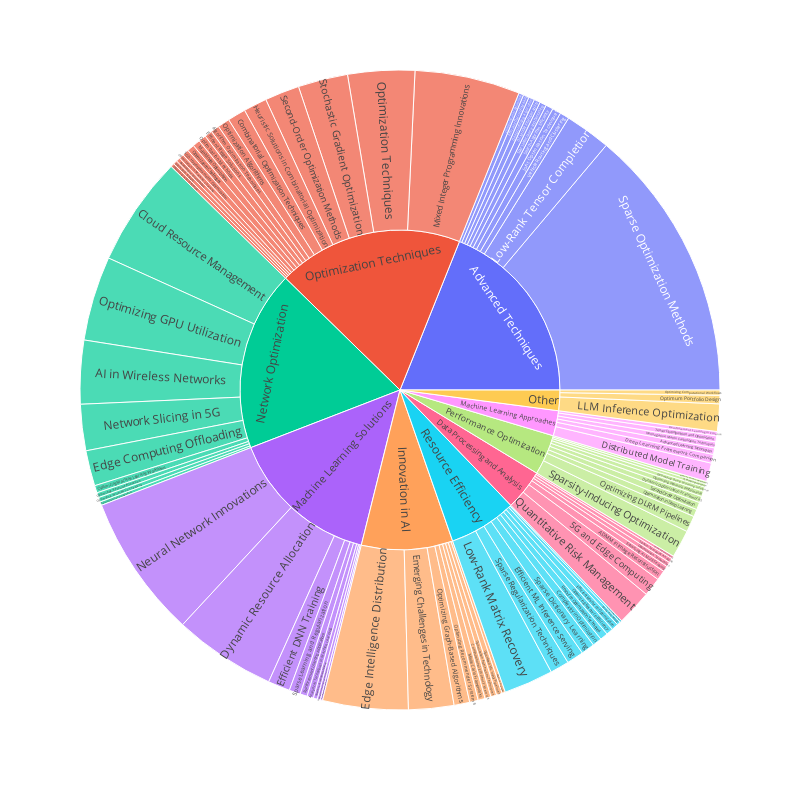

Here is the notebook cell this chart was saved with:
### Markdown cell above
You can see that topics are grouped.
Plotly has a perfect visual for seeing how topics relate to one another:

### Code cell
import plotly.express as px
from plotly.offline import iplot

fig = px.sunburst(df_topic, 
                  path=["topic_group_short_title", "short_title"], 
                  values="prevalence", 
                  hover_data=["topic_id"])

fig.update_layout(
    autosize=False,
    width=800,
    height=800,
)

fig.show()

### Figure 1 — Plotly figure (JSON) as saved in the notebook; plotly's stock layout.template omitted (floating-point values rounded to 4 significant figures)
{"data": [{"branchvalues": "total", "customdata": [[31], [28], [49], [85], [95], [5], [39], [42], [41], [29], [26], [60], [40], [77], [63], [64], [10], [44], [81], [88], [83], [94], [24], [52], [4], [34], [9], [87], [17], [27], [56], [74], [21], [14], [35], [7], [11], [89], [78], [12], [1], [84], [13], [37], [19], [8], [23], [51], [25], ["(?)"], ["(?)"], [15], [93], ["(?)"], [68], [47], [69], [30], [75], [61], [72], [90], [92], [20], [91], [38], [46], [18], [33], [76], [67], [50], [86], [16], [53], [79], [71], [3], [55], [32], [57], [2], [66], ["(?)"], [22], [45], [48], [54], [65], ["(?)"], ["(?)"], ["(?)"], ["(?)"], ["(?)"], ["(?)"], ["(?)"], ["(?)"], ["(?)"], ["(?)"]], "domain": {"x": [0, 1], "y": [0, 1]}, "hovertemplate": "labels=%{label}<br>prevalence=%{value}<br>parent=%{parent}<br>id=%{id}<br>topic_id=%{customdata[0]}<extra></extra>", "ids": ["Data Processing and Analysis/5G and Edge Computing", "Data Processing and Analysis/ADMM in Image Reconstruction", "Network Optimization/AI in Wireless Networks", "Performance Optimization/Adaptive Solvers and Methods", "Innovation in AI/Adaptive Strategies", "Machine Learning Approaches/Advanced Learning Techniques", "Optimization Techniques/Advanced Optimization Techniques", "Machine Learning Solutions/Adversarial Learning Techniques", "Optimization Techniques/Algorithm Optimization Techniques", "Machine Learning Solutions/Analytical Techniques in Machine Learning", "Network Optimization/Cloud Resource Management", "Optimization Techniques/Combinatorial Optimization Techniques", "Resource Efficiency/Complexity in Optimization", "Innovation in AI/Computational Efficiency Metrics", "Advanced Techniques/Computational Optimization", "Resource Efficiency/Cutting Plane Methods", "Advanced Techniques/DL Model Interoperability", "Performance Optimization/DL Model Optimization", "Machine Learning Approaches/Deep Learning Framework Comparison", "Advanced Techniques/Deep Unfolding Algorithms", "Machine Learning Approaches/Distributed Model Training", "Performance Optimization/Dynamic Optimization Frameworks", "Machine Learning Solutions/Dynamic Resource Allocation", "Network Optimization/Edge Computing Offloading", "Innovation in AI/Edge Intelligence Distribution", "Machine Learning Solutions/Efficient DNN Training", "Advanced Techniques/Efficient Decision-Making", "Resource Efficiency/Efficient ML Inference Serving", "Optimization Techniques/Efficient Optimization Techniques", "Resource Efficiency/Efficient Resource Optimization", "Optimization Techniques/Efficient Ridge Solutions", "Innovation in AI/Emerging Challenges in Technology", "Data Processing and Analysis/Enhancing AI Multi-Tenancy", "Machine Learning Solutions/Federated Learning Optimization", "Machine Learning Solutions/Generative AI and Decision Making", "Optimization Techniques/Heuristic Solutions in Combinatorial Optimization", "Advanced Techniques/Joint Optimization Techniques", "Other/LLM Inference Optimization", "Resource Efficiency/Low-Rank Matrix Recovery", "Advanced Techniques/Low-Rank Tensor Completion", "Optimization Techniques/Mixed Integer Programming Innovations", "Innovation in AI/Monte Carlo Frameworks", "Optimization Techniques/Multi-Model Optimization", "Network Optimization/Network Function Virtualization", "Network Optimization/Network Slicing in 5G", "Machine Learning Solutions/Neural Network Innovations", "Machine Learning Approaches/Nonnegative Matrix Factorization Techniques", "Data Processing and Analysis/Optimisation Techniques", "Innovation in AI/Optimization Acceleration Techniques", "Optimization Techniques/Optimization Algorithms", "Optimization Techniques/Optimization Challenges", "Optimization Techniques/Optimization Methods", "Optimization Techniques/Optimization Strategies", "Optimization Techniques/Optimization Techniques", "Performance Optimization/Optimization in Deep Learning", "Optimization Techniques/Optimization in Machine Learning", "Innovation in AI/Optimized ML Input Pipelines", "Other/Optimizing Computational Workflows", "Performance Optimization/Optimizing DLRM Pipelines", "Performance Optimization/Optimizing Deep Learning Inference", "Network Optimization/Optimizing GPU Utilization", "Innovation in AI/Optimizing Graph-Based Algorithms", "Performance Optimization/Optimizing Inference Performance", "Network Optimization/Optimizing Machine Learning Workflows", "Innovation in AI/Optimizing Recommender Systems", "Network Optimization/Optimizing Resource Allocation", "Resource Efficiency/Optimizing Resource Efficiency", "Network Optimization/Optimizing Wireless Connectivity", "Other/Optimum Portfolio Design", "Data Processing and Analysis/Quantitative Risk Management", "Machine Learning Solutions/Reinforcement Learning Applications", "Machine Learning Approaches/Reinforcement Learning in Finance", "Resource Efficiency/Resource Optimization Techniques", "Optimization Techniques/SGD Hyperparameter Optimization", "Advanced Techniques/Search Algorithm Efficiency", "Performance Optimization/Second-Order Optimization", "Optimization Techniques/Second-Order Optimization Methods", "Data Processing and Analysis/Secure Data Processing", "Resource Efficiency/Sparse Dictionary Learning", "Machine Learning Solutions/Sparse Learning and Regularization", "Advanced Techniques/Sparse Optimization Methods", "Advanced Techniques/Sparse Recovery and Denoising", "Resource Efficiency/Sparse Regularization Techniques", "Performance Optimization/Sparsity-Inducing Optimization", "Data Processing and Analysis/Spatio-Temporal Analysis", "Optimization Techniques/Stochastic Gradient Optimization", "Machine Learning Approaches/Tensor Decomposition and Optimization", "Resource Efficiency/Two-Stage Optimization Techniques", "Advanced Techniques/Vehicle Routing and Clustering", "Advanced Techniques", "Data Processing and Analysis", "Innovation in AI", "Machine Learning Approaches", "Machine Learning Solutions", "Network Optimization", "Optimization Techniques", "Other", "Performance Optimization", "Resource Efficiency"], "labels": ["5G and Edge Computing", "ADMM in Image Reconstruction", "AI in Wireless Networks", "Adaptive Solvers and Methods", "Adaptive Strategies", "Advanced Learning Techniques", "Advanced Optimization Techniques", "Adversarial Learning Techniques", "Algorithm Optimization Techniques", "Analytical Techniques in Machine Learning", "Cloud Resource Management", "Combinatorial Optimization Techniques", "Complexity in Optimization", "Computational Efficiency Metrics", "Computational Optimization", "Cutting Plane Methods", "DL Model Interoperability", "DL Model Optimization", "Deep Learning Framework Comparison", "Deep Unfolding Algorithms", "Distributed Model Training", "Dynamic Optimization Frameworks", "Dynamic Resource Allocation", "Edge Computing Offloading", "Edge Intelligence Distribution", "Efficient DNN Training", "Efficient Decision-Making", "Efficient ML Inference Serving", "Efficient Optimization Techniques", "Efficient Resource Optimization", "Efficient Ridge Solutions", "Emerging Challenges in Technology", "Enhancing AI Multi-Tenancy", "Federated Learning Optimization", "Generative AI and Decision Making", "Heuristic Solutions in Combinatorial Optimization", "Joint Optimization Techniques", "LLM Inference Optimization", "Low-Rank Matrix Recovery", "Low-Rank Tensor Completion", "Mixed Integer Programming Innovations", "Monte Carlo Frameworks", "Multi-Model Optimization", "Network Function Virtualization", "Network Slicing in 5G", "Neural Network Innovations", "Nonnegative Matrix Factorization Techniques", "Optimisation Techniques", "Optimization Acceleration Techniques", "Optimization Algorithms", "Optimization Challenges", "Optimization Methods", "Optimization Strategies", "Optimization Techniques", "Optimization in Deep Learning", "Optimization in Machine Learning", "Optimized ML Input Pipelines", "Optimizing Computational Workflows", "Optimizing DLRM Pipelines", "Optimizing Deep Learning Inference", "Optimizing GPU Utilization", "Optimizing Graph-Based Algorithms", "Optimizing Inference Performance", "Optimizing Machine Learning Workflows", "Optimizing Recommender Systems", "Optimizing Resource Allocation", "Optimizing Resource Efficiency", "Optimizing Wireless Connectivity", "Optimum Portfolio Design", "Quantitative Risk Management", "Reinforcement Learning Applications", "Reinforcement Learning in Finance", "Resource Optimization Techniques", "SGD Hyperparameter Optimization", "Search Algorithm Efficiency", "Second-Order Optimization", "Second-Order Optimization Methods", "Secure Data Processing", "Sparse Dictionary Learning", "Sparse Learning and Regularization", "Sparse Optimization Methods", "Sparse Recovery and Denoising", "Sparse Regularization Techniques", "Sparsity-Inducing Optimization", "Spatio-Temporal Analysis", "Stochastic Gradient Optimization", "Tensor Decomposition and Optimization", "Two-Stage Optimization Techniques", "Vehicle Routing and Clustering", "Advanced Techniques", "Data Processing and Analysis", "Innovation in AI", "Machine Learning Approaches", "Machine Learning Solutions", "Network Optimization", "Optimization Techniques", "Other", "Performance Optimization", "Resource Efficiency"], "name": "", "parents": ["Data Processing and Analysis", "Data Processing and Analysis", "Network Optimization", "Performance Optimization", "Innovation in AI", "Machine Learning Approaches", "Optimization Techniques", "Machine Learning Solutions", "Optimization Techniques", "Machine Learning Solutions", "Network Optimization", "Optimization Techniques", "Resource Efficiency", "Innovation in AI", "Advanced Techniques", "Resource Efficiency", "Advanced Techniques", "Performance Optimization", "Machine Learning Approaches", "Advanced Techniques", "Machine Learning Approaches", "Performance Optimization", "Machine Learning Solutions", "Network Optimization", "Innovation in AI", "Machine Learning Solutions", "Advanced Techniques", "Resource Efficiency", "Optimization Techniques", "Resource Efficiency", "Optimization Techniques", "Innovation in AI", "Data Processing and Analysis", "Machine Learning Solutions", "Machine Learning Solutions", "Optimization Techniques", "Advanced Techniques", "Other", "Resource Efficiency", "Advanced Techniques", "Optimization Techniques", "Innovation in AI", "Optimization Techniques", "Network Optimization", "Network Optimization", "Machine Learning Solutions", "Machine Learning Approaches", "Data Processing and Analysis", "Innovation in AI", "Optimization Techniques", "Optimization Techniques", "Optimization Techniques", "Optimization Techniques", "Optimization Techniques", "Performance Optimization", "Optimization Techniques", "Innovation in AI", "Other", "Performance Optimization", "Performance Optimization", "Network Optimization", "Innovation in AI", "Performance Optimization", "Network Optimization", "Innovation in AI", "Network Optimization", "Resource Efficiency", "Network Optimization", "Other", "Data Processing and Analysis", "Machine Learning Solutions", "Machine Learning Approaches", "Resource Efficiency", "Optimization Techniques", "Advanced Techniques", "Performance Optimization", "Optimization Techniques", "Data Processing and Analysis", "Resource Efficiency", "Machine Learning Solutions", "Advanced Techniques", "Advanced Techniques", "Resource Efficiency", "Performance Optimization", "Data Processing and Analysis", "Optimization Techniques", "Machine Learning Approaches", "Resource Efficiency", "Advanced Techniques", "", "", "", "", "", "", "", "", "", ""], "type": "sunburst", "values": [0.009393, 0.004914, 0.03211, 0.001347, 0.001683, 0.003315, 0.002033, 0.001118, 0.00428, 0.003268, 0.05545, 0.009205, 0.004714, 0.003057, 0.002462, 0.001846, 0.003158, 0.001621, 0.004426, 0.002927, 0.009415, 0.003206, 0.05162, 0.01788, 0.04312, 0.01111, 0.002925, 0.008547, 0.001911, 0.003413, 0.003886, 0.02286, 0.002946, 0.001557, 0.002014, 0.01187, 0.004388, 0.01383, 0.02498, 0.02313, 0.05313, 0.003524, 0.003737, 0.001792, 0.02336, 0.07241, 0.003051, 0.002342, 0.002925, 0.006063, 0.003657, 0.003788, 0.001941, 0.03376, 0.003764, 0.002403, 0.00289, 0.002622, 0.008181, 0.002146, 0.04264, 0.007899, 0.002742, 0.00373, 0.004342, 0.002487, 0.00353, 0.002321, 0.004289, 0.01797, 0.003608, 0.002172, 0.003999, 0.003247, 0.003749, 0.003716, 0.01748, 0.00142, 0.006827, 0.005714, 0.1385, 0.003367, 0.009565, 0.01403, 0.002281, 0.02513, 0.003025, 0.001032, 0.004743, 0.1894, 0.04126, 0.0923, 0.02541, 0.1524, 0.1818, 0.1875, 0.02074, 0.04075, 0.06845]}], "layout": {"autosize": false, "height": 800, "legend": {"tracegroupgap": 0}, "margin": {"t": 60}, "width": 800}}
